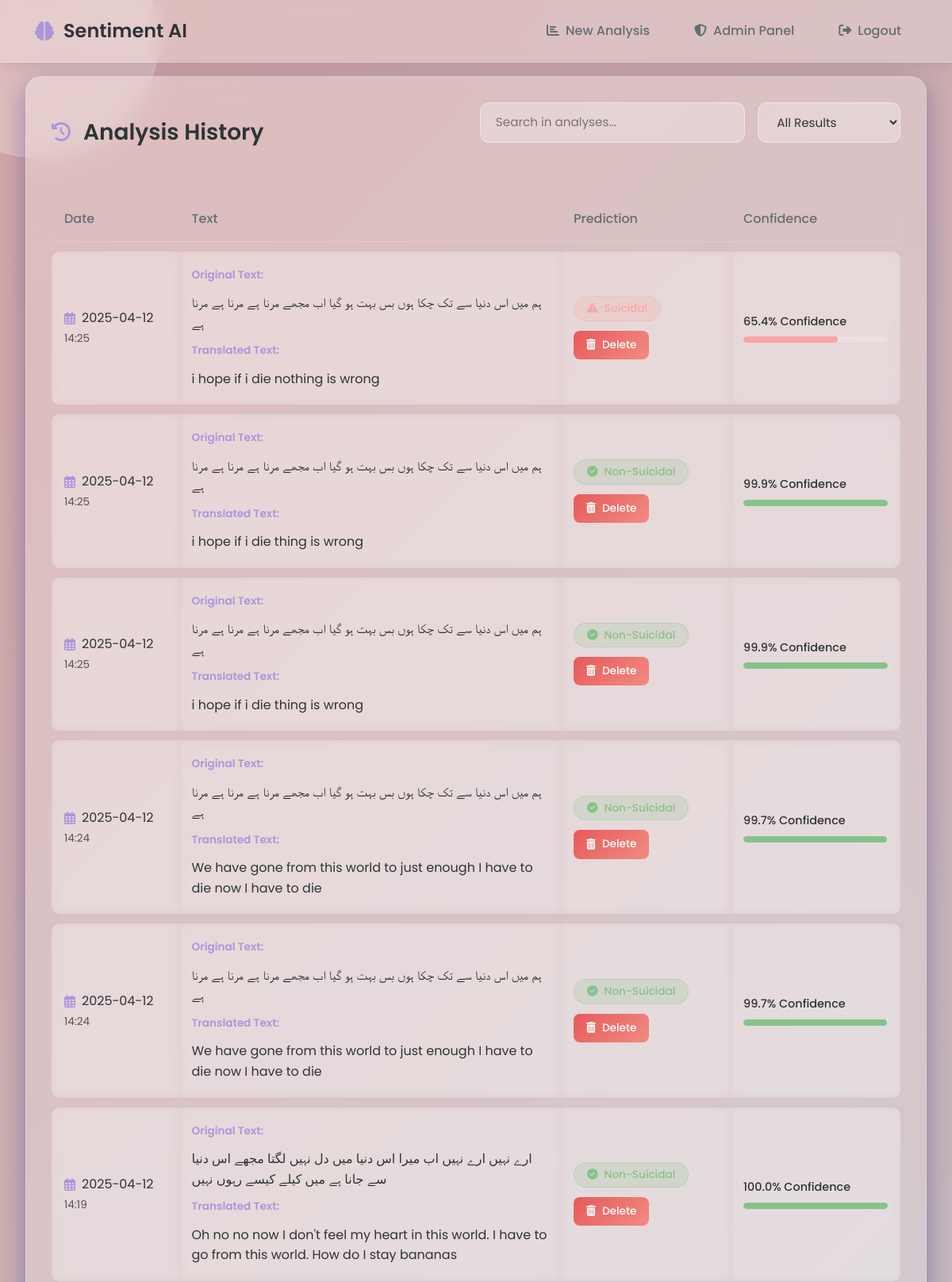
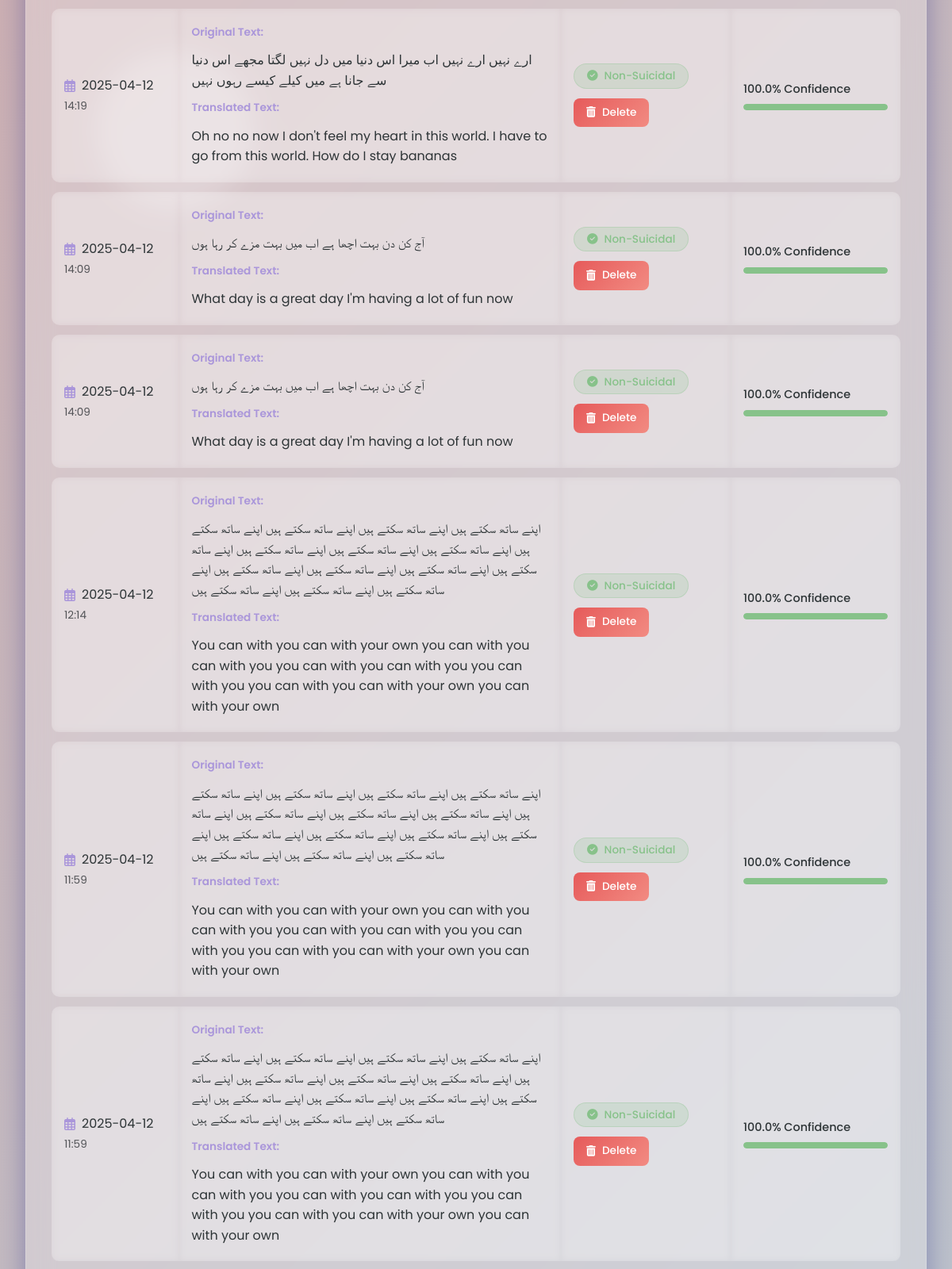
The app's page /user_history (signed in, upper part) with its own data (2 pictures, top to bottom).
### tables this page shows
CREATE TABLE analysis_history (
        id INTEGER PRIMARY KEY AUTOINCREMENT,
        user_id INTEGER NOT NULL,
        original_text TEXT,
        translated_text TEXT,
        prediction TEXT NOT NULL,
        suicidal_prob REAL NOT NULL,
        non_suicidal_prob REAL NOT NULL,
        created_at TIMESTAMP DEFAULT CURRENT_TIMESTAMP,
        FOREIGN KEY (user_id) REFERENCES users (id)
    );

### app.py (the view)
@app.route('/user_history')
@login_required
def user_history():
    conn = sqlite3.connect('suicide_app.db')
    conn.row_factory = sqlite3.Row
    cursor = conn.cursor()
    cursor.execute("""
        SELECT
            id,
            original_text,
            translated_text,
            prediction,
            suicidal_prob,
            non_suicidal_prob,
            created_at
        FROM analysis_history
        WHERE user_id = ?
        ORDER BY created_at DESC
    """, (session['user_id'],))
    analyses = []
    for row in cursor.fetchall():
        analysis = dict(row)
        analysis['created_at'] = datetime.strptime(
            analysis['created_at'],
            '%Y-%m-%d %H:%M:%S'
        )
        analyses.append(analysis)
    conn.close()
    print(f"Found {len(analyses)} analyses for user {session['user_id']}:")
    for analysis in analyses:
        print(f"- ID: {analysis['id']}, Text: {analysis['translated_text'][:50]}...")
    return render_template('user_history.html', analyses=analyses)

### app.py (called while the page is built)
def login_required(f):
    @wraps(f)
    def decorated_function(*args, **kwargs):
        if 'user_id' not in session:
            flash('Please login to access this page')
            return redirect(url_for('login'))
        return f(*args, **kwargs)
    return decorated_function

### templates/user_history.html (shortened to what this page needs)
<!DOCTYPE html>
<html lang="en">
  <head>
    <link
      href="https://cdn.jsdelivr.net/npm/bootstrap@5.3.0/dist/css/bootstrap.min.css"
      rel="stylesheet"
    />
    <link
      rel="stylesheet"
      href="https://cdnjs.cloudflare.com/ajax/libs/font-awesome/6.4.0/css/all.min.css"
    />
  </head>
  <body>
    <div class="glass-shape shape-1"></div>
    <div class="glass-shape shape-3"></div>
    <nav class="navbar">
      <div
        class="container-fluid d-flex justify-content-between align-items-center"
      >
        <a href="/" class="navbar-brand">
          <i class="fas fa-brain brand-icon"></i>
          Sentiment AI
        </a>
        <div class="nav-links">
          <a href="/" class="nav-link"
            ><i class="fas fa-chart-bar me-2"></i>New Analysis</a
          >
          {% if session.get('role') == 'admin' %}
          <a href="/admin" class="nav-link"
            ><i class="fas fa-shield-alt me-2"></i>Admin Panel</a
          >
          {% endif %}
          <a href="/logout" class="nav-link"
            ><i class="fas fa-sign-out-alt me-2"></i>Logout</a
          >
        </div>
      </div>
    </nav>
    <div class="history-container">
      <div class="history-card">
        <div class="history-header">
          <h1 class="history-title">
            <i class="fas fa-history title-icon"></i>
            Analysis History
          </h1>
          <div class="search-container">
            <input
              type="text"
              class="search-input"
              placeholder="Search in analyses..."
            />
            <select class="filter-select">
              <option value="all">All Results</option>
            </select>
          </div>
        </div>
        {% if analyses %}
        <div class="table-responsive">
          <table class="history-table">
            <thead>
              <tr>
                <th width="15%">Date</th>
                <th width="45%">Text</th>
                <th width="20%">Prediction</th>
                <th width="20%">Confidence</th>
              </tr>
            </thead>
            <tbody>
              {% for analysis in analyses %}
              <tr
                data-prediction="{{ analysis.prediction|lower }}"
                data-id="{{ analysis.id }}"
              >
                <td data-label="Date">
                  <div class="d-flex align-items-center">
                    <i
                      class="far fa-calendar-alt me-2"
                      style="color: var(--accent)"
                    ></i>
                    {{ analysis.created_at.strftime('%Y-%m-%d') }}
                  </div>
                  <div class="mt-1 text-muted" style="font-size: 0.85rem">
                    {{ analysis.created_at.strftime('%H:%M') }}
                  </div>
                </td>
                <td data-label="Text">
                  <div class="text-content">
                    {% if analysis.original_text %}
                    <p class="text-label">Original Text:</p>
                    <p class="text-value">{{ analysis.original_text }}</p>
                    {% endif %}
                    <p class="text-label">Translated Text:</p>
                    <p class="text-value">{{ analysis.translated_text }}</p>
                  </div>
                </td>
                <td data-label="Prediction">
                  {% if analysis.prediction == 'Suicidal' %}
                  <span class="badge badge-suicidal">
                    <i class="fas fa-exclamation-triangle me-2"></i>Suicidal
                  </span>
                  {% else %}
                  <span class="badge badge-non-suicidal">
                    <i class="fas fa-check-circle me-2"></i>Non-Suicidal
                  </span>
                  {% endif %}
                  <div style="margin-top: 0.75rem">
                    <button class="delete-btn" data-id="{{ analysis.id }}">
                      <i class="fas fa-trash-alt"></i> Delete
                    </button>
                  </div>
                </td>
                <td data-label="Confidence">
                  <div class="confidence-wrapper">
                    <div class="confidence-text">
                      {% if analysis.prediction == 'Suicidal' %} {{
                      "%.1f"|format(analysis.suicidal_prob * 100) }}% Confidence
                      {% else %} {{ "%.1f"|format(analysis.non_suicidal_prob *
                      100) }}% Confidence {% endif %}
                    </div>
                    <div class="confidence-bar">
                      <div
                        class="confidence-level {% if analysis.prediction == 'Suicidal' %}suicidal{% else %}non-suicidal{% endif %}"
                        style="width: {% if analysis.prediction == 'Suicidal' %}{{ analysis.suicidal_prob * 100 }}{% else %}{{ analysis.non_suicidal_prob * 100 }}{% endif %}%"
                      ></div>
                    </div>
                  </div>
                </td>
              </tr>
              {% endfor %}
            </tbody>
          </table>
        </div>
        {% endif %}
      </div>
    </div>
  </body>
</html>

### records on screen
analysis_history: created_at "2025-04-12", created_at "14:25", original_text "ہم میں اس دنیا سے تک چکا ہوں بس بہت ہو گیا اب مجھے مرنا ہے مرنا ہے مرنا ہے", translated_text "i hope if i die nothing is wrong", prediction "Suicidal" (drawn), analysis.suicidal_prob*100 "65.4"
analysis_history: created_at "2025-04-12", created_at "14:25", original_text "ہم میں اس دنیا سے تک چکا ہوں بس بہت ہو گیا اب مجھے مرنا ہے مرنا ہے مرنا ہے", translated_text "i hope if i die thing is wrong", prediction "Non-suicidal" (drawn), non_suicidal_prob "99.9"
analysis_history: created_at "2025-04-12", created_at "14:25", original_text "ہم میں اس دنیا سے تک چکا ہوں بس بہت ہو گیا اب مجھے مرنا ہے مرنا ہے مرنا ہے", translated_text "i hope if i die thing is wrong", prediction "Non-suicidal" (drawn), non_suicidal_prob "99.9"
analysis_history: created_at "2025-04-12", created_at "14:24", original_text "ہم میں اس دنیا سے تک چکا ہوں بس بہت ہو گیا اب مجھے مرنا ہے مرنا ہے مرنا ہے", translated_text "We have gone from this world to just enough I have to die now I have to die", prediction "Non-suicidal" (drawn), non_suicidal_prob "99.7"
analysis_history: created_at "2025-04-12", created_at "14:24", original_text "ہم میں اس دنیا سے تک چکا ہوں بس بہت ہو گیا اب مجھے مرنا ہے مرنا ہے مرنا ہے", translated_text "We have gone from this world to just enough I have to die now I have to die", prediction "Non-suicidal" (drawn), non_suicidal_prob "99.7"
analysis_history: created_at "2025-04-12", created_at "14:19", original_text "ارے نہیں ارے نہیں اب میرا اس دنیا میں دل نہیں لگتا مجھے اس دنیا سے جانا ہے میں کیلے کیسے رہوں نہیں", translated_text "Oh no no now I don't feel my heart in this world. I have to go from this world. How do I stay bananas", prediction "Non-suicidal" (drawn), non_suicidal_prob "100.0"
analysis_history: created_at "2025-04-12", created_at "14:19", original_text "ارے نہیں ارے نہیں اب میرا اس دنیا میں دل نہیں لگتا مجھے اس دنیا سے جانا ہے میں کیلے کیسے رہوں نہیں", translated_text "Oh no no now I don't feel my heart in this world. I have to go from this world. How do I stay bananas", prediction "Non-suicidal" (drawn), non_suicidal_prob "100.0"
analysis_history: created_at "2025-04-12", created_at "14:09", original_text "آج کن دن بہت اچھا ہے اب میں بہت مزے کر رہا ہوں", translated_text "What day is a great day I'm having a lot of fun now", prediction "Non-suicidal" (drawn), non_suicidal_prob "100.0"
analysis_history: created_at "2025-04-12", created_at "14:09", original_text "آج کن دن بہت اچھا ہے اب میں بہت مزے کر رہا ہوں", translated_text "What day is a great day I'm having a lot of fun now", prediction "Non-suicidal" (drawn), non_suicidal_prob "100.0"
analysis_history: created_at "2025-04-12", created_at "12:14", original_text "اپنے ساتھ سکتے ہیں اپنے ساتھ سکتے ہیں اپنے ساتھ سکتے ہیں اپنے ساتھ سکتے ہیں اپنے ساتھ سکتے ہیں اپنے ساتھ سکتے ہیں اپنے ساتھ سکتے ہیں اپنے ساتھ سکتے ہیں اپنے ساتھ سکتے ہیں اپنے ساتھ سکتے ہیں اپنے ساتھ سکتے ہیں اپنے ساتھ سکتے ہیں اپنے ساتھ سکتے ہیں اپنے ساتھ سکتے ہیں", translated_text "You can with you can with your own you can with you can with you you can with you can with you you can with you you can with you can with your own you can with your own", prediction "Non-suicidal" (drawn), non_suicidal_prob "100.0"
analysis_history: created_at "2025-04-12", created_at "11:59", original_text "اپنے ساتھ سکتے ہیں اپنے ساتھ سکتے ہیں اپنے ساتھ سکتے ہیں اپنے ساتھ سکتے ہیں اپنے ساتھ سکتے ہیں اپنے ساتھ سکتے ہیں اپنے ساتھ سکتے ہیں اپنے ساتھ سکتے ہیں اپنے ساتھ سکتے ہیں اپنے ساتھ سکتے ہیں اپنے ساتھ سکتے ہیں اپنے ساتھ سکتے ہیں اپنے ساتھ سکتے ہیں اپنے ساتھ سکتے ہیں", translated_text "You can with you can with your own you can with you can with you you can with you can with you you can with you you can with you can with your own you can with your own", prediction "Non-suicidal" (drawn), non_suicidal_prob "100.0"
analysis_history: created_at "2025-04-12", created_at "11:59", original_text "اپنے ساتھ سکتے ہیں اپنے ساتھ سکتے ہیں اپنے ساتھ سکتے ہیں اپنے ساتھ سکتے ہیں اپنے ساتھ سکتے ہیں اپنے ساتھ سکتے ہیں اپنے ساتھ سکتے ہیں اپنے ساتھ سکتے ہیں اپنے ساتھ سکتے ہیں اپنے ساتھ سکتے ہیں اپنے ساتھ سکتے ہیں اپنے ساتھ سکتے ہیں اپنے ساتھ سکتے ہیں اپنے ساتھ سکتے ہیں", translated_text "You can with you can with your own you can with you can with you you can with you can with you you can with you you can with you can with your own you can with your own", prediction "Non-suicidal" (drawn), non_suicidal_prob "100.0"
